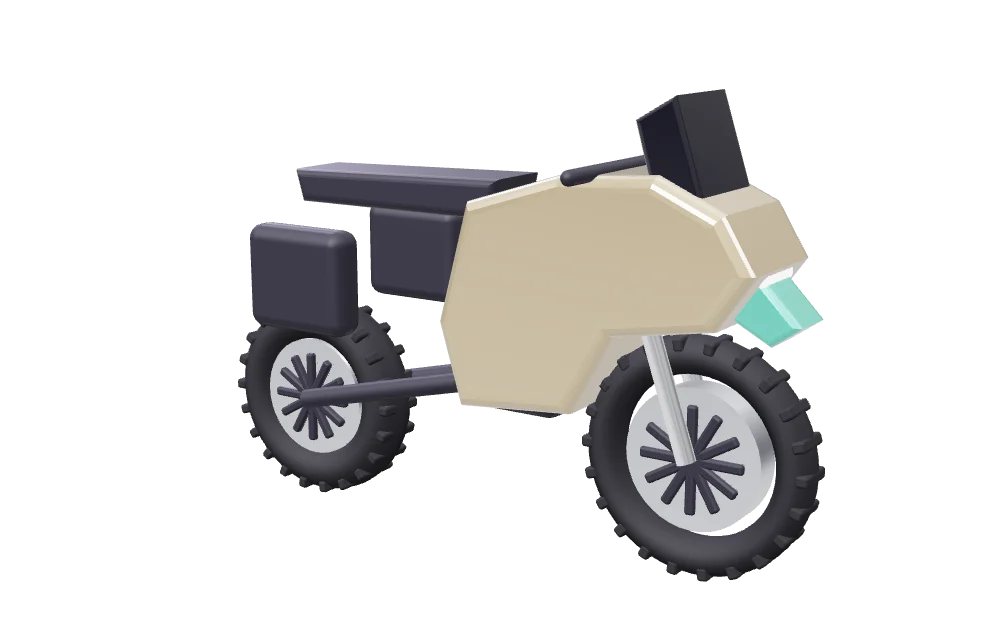
#> input picture apps/mobile/assets/images/vehicles/adventure-beige.webp, 1000 x 625 px, given in place of Body_5_baseColor.png, which was not available
$ python paint.py ../../../apps/mobile/assets/images/vehicles ../../../apps/mobile/assets/images/vehicles/adventure-black.webp
#> lines starting #> are read from the running program, lines starting #| are printed output that depends on the picture; after the words box and inside, x2 and y2 are one past the last pixel; in counts of white or black regions, pixels touching at a corner belong together
"""Repaints the car pack's baked body textures into the app's colour palette.

Usage: python paint.py <pack dir> <out dir>   ->  <out>/<colour>/Body_N_baseColor.png
Paint is found by hue on coloured cars and by brightness on the black SUV, then re-tinted with the
original shading kept (value ratio), so panel lines and AO survive.
"""
import sys
import numpy as np
from pathlib import Path
from PIL import Image

# keep in sync with VEHICLE_COLORS in packages/core and the swatches in apps/mobile constants/vehicles.ts
COLORS = {
    'white': (236, 236, 232), 'silver': (138, 142, 150), 'graphite': (78, 82, 90), 'black': (22, 22, 26),
    'red': (170, 24, 30), 'blue': (28, 70, 160), 'green': (34, 92, 60), 'beige': (196, 176, 140),
}
# body style -> texture of its body in the pack (see PACK_BODIES in scene.js)
TEXTURES = {'sedan': 'Body_5', 'hatchback': 'Body_1', 'suv': 'Body_7', 'pickup': 'Body_4', 'van': 'Body_2', 'coupe': 'Body_6'}


def paint_mask(rgb):
    hsv = np.asarray(Image.fromarray((rgb * 255).astype(np.uint8)).convert('HSV')).astype(np.float32) / 255
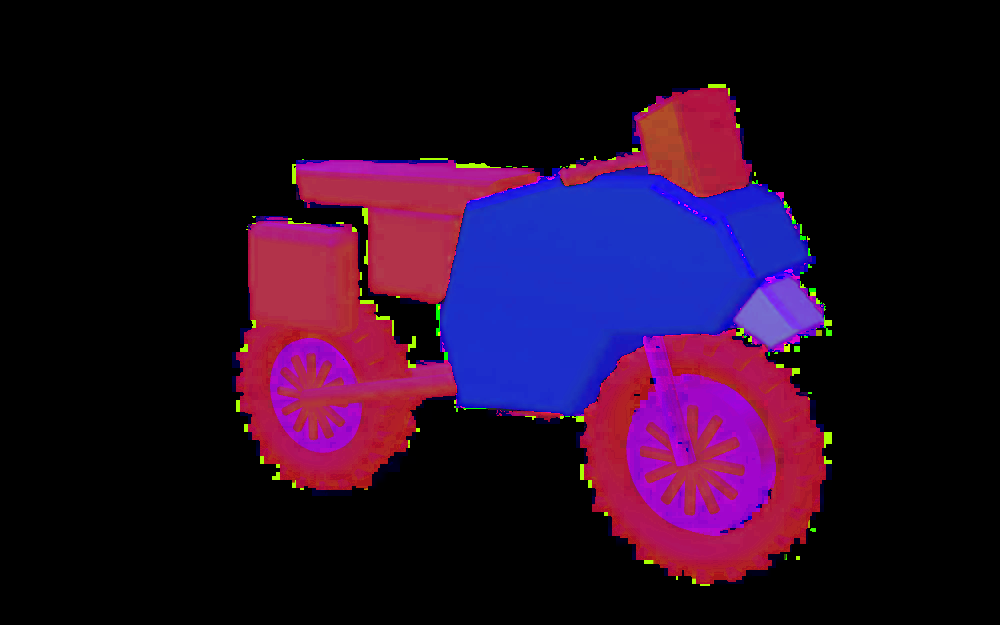
#> hsv: shape (625, 1000, 3) float32; mean R, G, B 0.139, 0.043, 0.15
    h, s, v = hsv[..., 0], hsv[..., 1], hsv[..., 2]
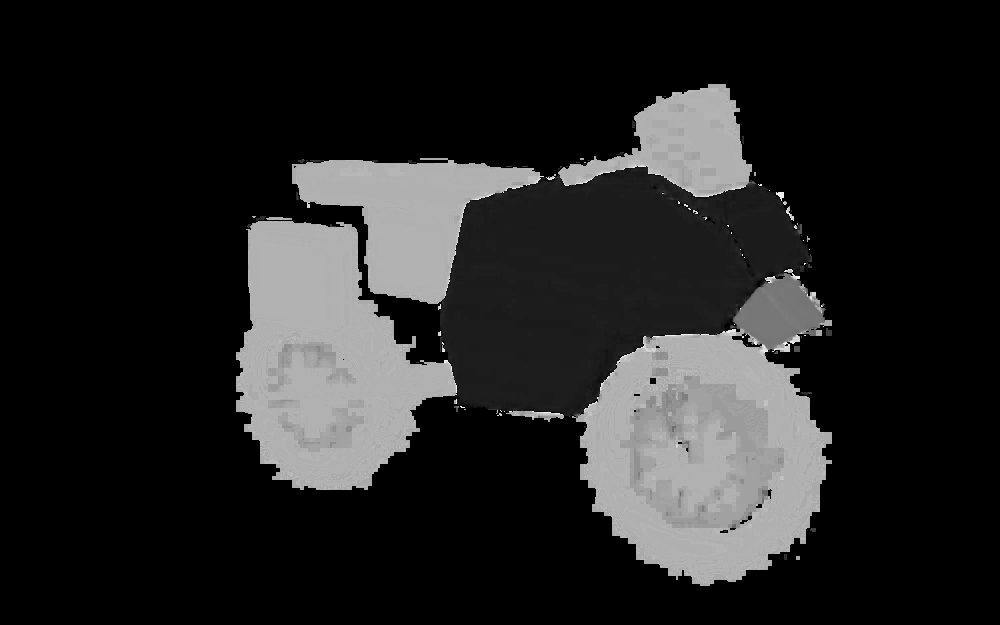
#> h: shape (625, 1000) float32; min 0, max 0.98, mean 0.139
    colored = (s > 0.35) & (v > 0.12)
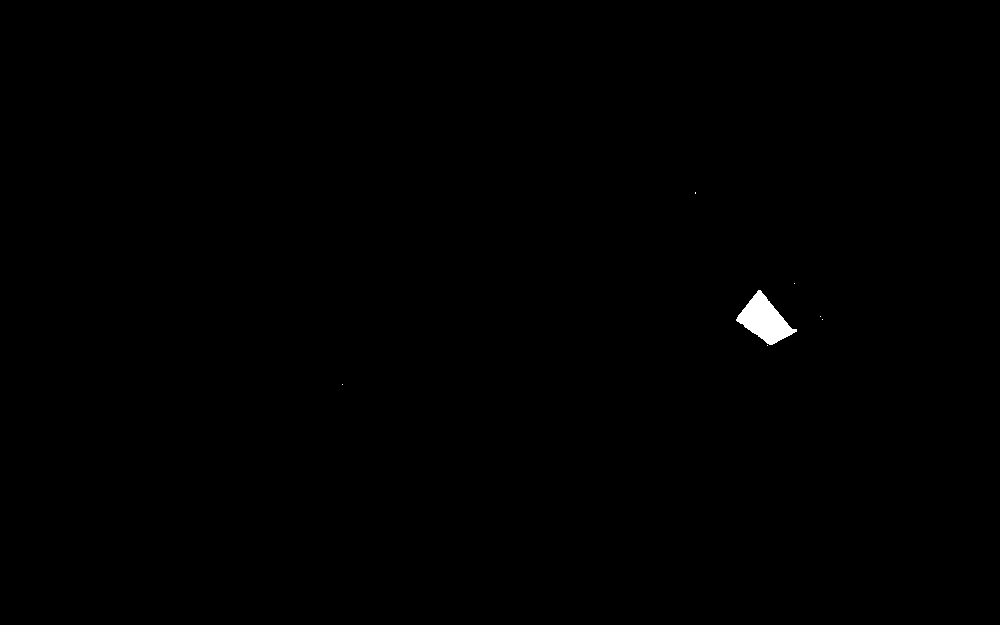
#> colored: shape (625, 1000) bool; 0.26% white; 7 white regions (6 under 20 px), largest, box (x1, y1, x2, y2) and area: (736, 290, 797, 345) 1635
    if colored.mean() > 0.05:
        hue = np.median(h[colored])
        dh = np.minimum(abs(h - hue), 1 - abs(h - hue))
        mask = np.clip((s - 0.18) / 0.2, 0, 1) * np.clip((0.09 - dh) / 0.04, 0, 1)
    else:  # neutral (black) paint: mid-dark greys, not black trim or bright chrome/lights
        # the SUV's paint sits around v=0.11, its black trim around 0.04
        mask = np.clip((v - 0.045) / 0.02, 0, 1) * np.clip((0.5 - v) / 0.1, 0, 1) * (s < 0.2)
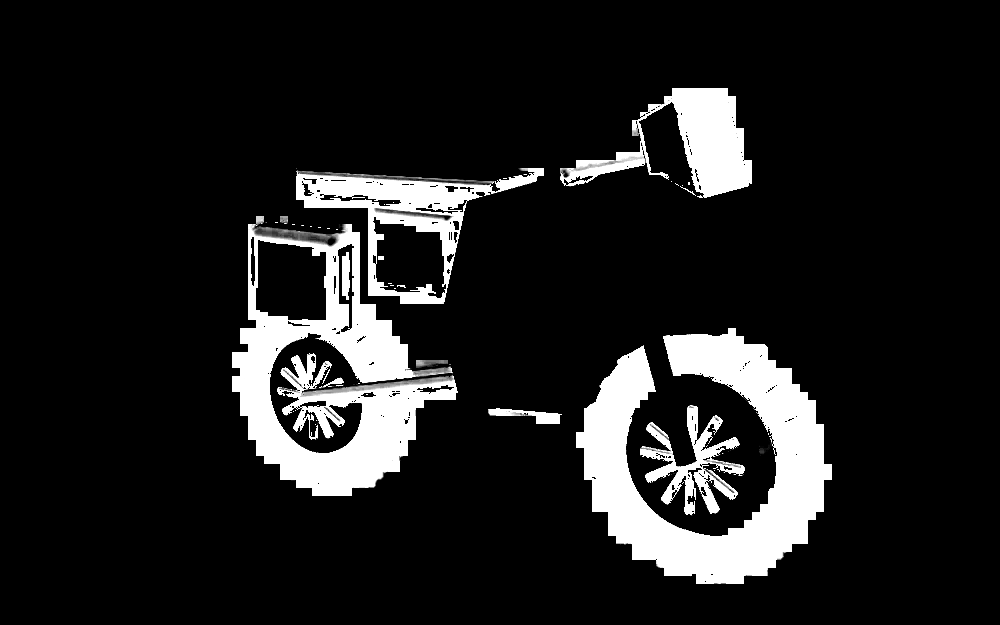
#> mask: shape (625, 1000) float32; min 0, max 1, mean 0.122
    return mask, v


def main(pack, out):
    for style, name in TEXTURES.items():
        src = np.asarray(Image.open(Path(pack) / 'textures' / f'{name}_baseColor.png').convert('RGB')).astype(np.float32) / 255
        mask, v = paint_mask(src)
        ref = np.median(v[mask > 0.5])
#> ref = 0.251
        shade = np.clip(v / ref, 0, 1.5)[..., None]
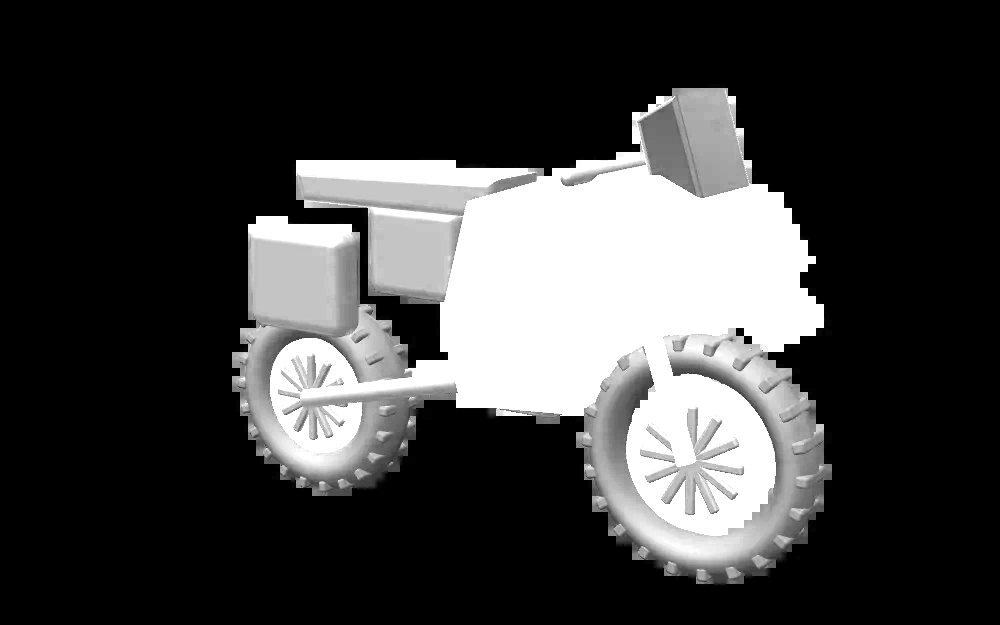
#> shade: shape (625, 1000, 1) float32; min 0, max 1.5, mean 0.367; drawn with min black and max white
        for colour, rgb in COLORS.items():
            tinted = np.clip(np.array(rgb, np.float32)[None, None] / 255 * shade, 0, 1)
            res = src * (1 - mask[..., None]) + tinted * mask[..., None]
            d = Path(out) / colour
            d.mkdir(parents=True, exist_ok=True)
            Image.fromarray((res * 255).astype(np.uint8)).save(d / f'{name}_baseColor.png')
#> this loop made 8 passes
#> pass 1, in main, `res = src * (1 - mask[..., None]) + tinted * mask[..., None]`:
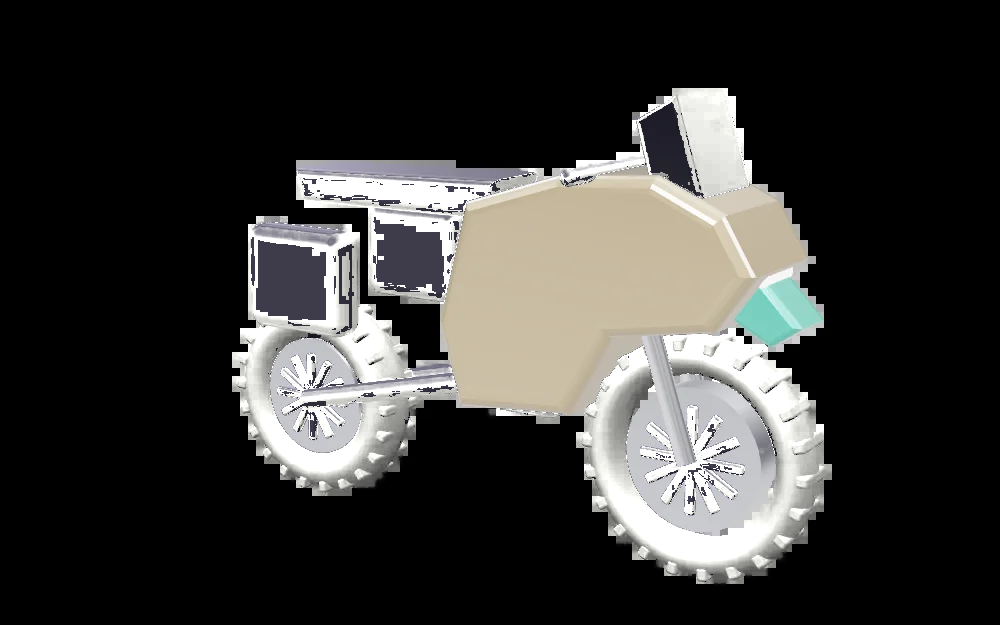
#> res: shape (625, 1000, 3) float32; mean R, G, B 0.219, 0.216, 0.208
#> pass 2, in main, `tinted = np.clip(np.array(rgb, np.float32)[None, None] / 255 * shade, ..`:
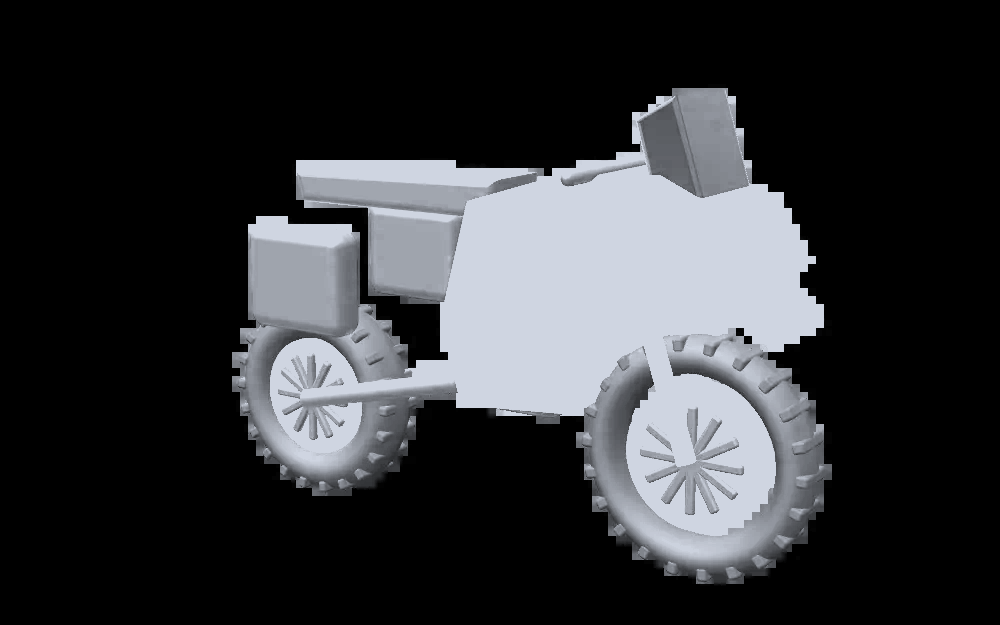
#> tinted: shape (625, 1000, 3) float32; mean of channels 0, 1, 2 0.199, 0.204, 0.216; drawn as R, G, B
        print('painted', style)
#> pass 2 of the loop in main, `for style, name in TEXTURES.items():`:
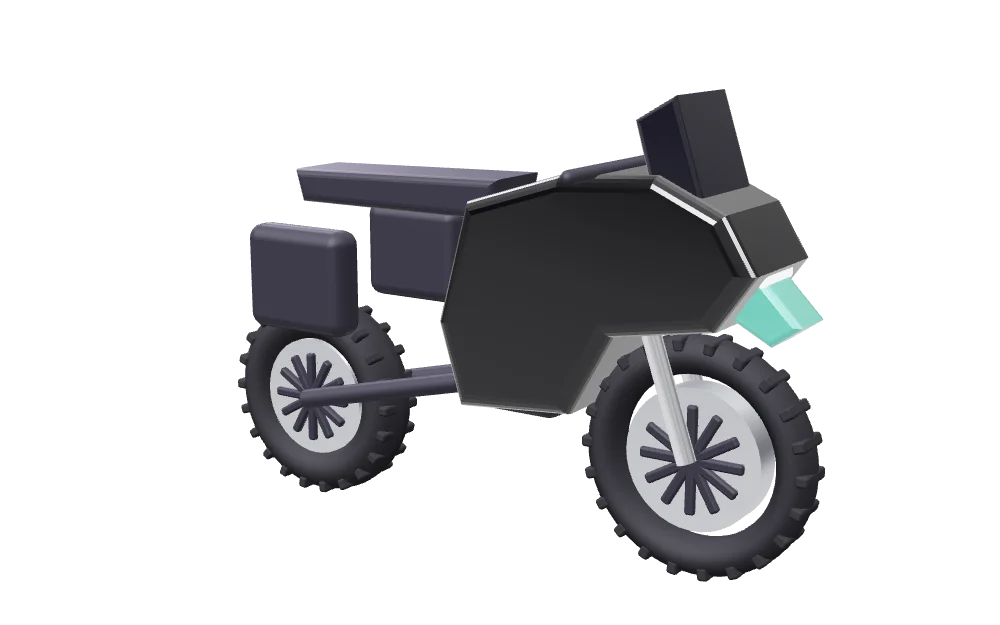
#> input picture apps/mobile/assets/images/vehicles/adventure-black.webp, 1000 x 625 px, given in place of Body_1_baseColor.png, which was not available
#> in paint_mask (call 2), `colored = (s > 0.35) & (v > 0.12)`:
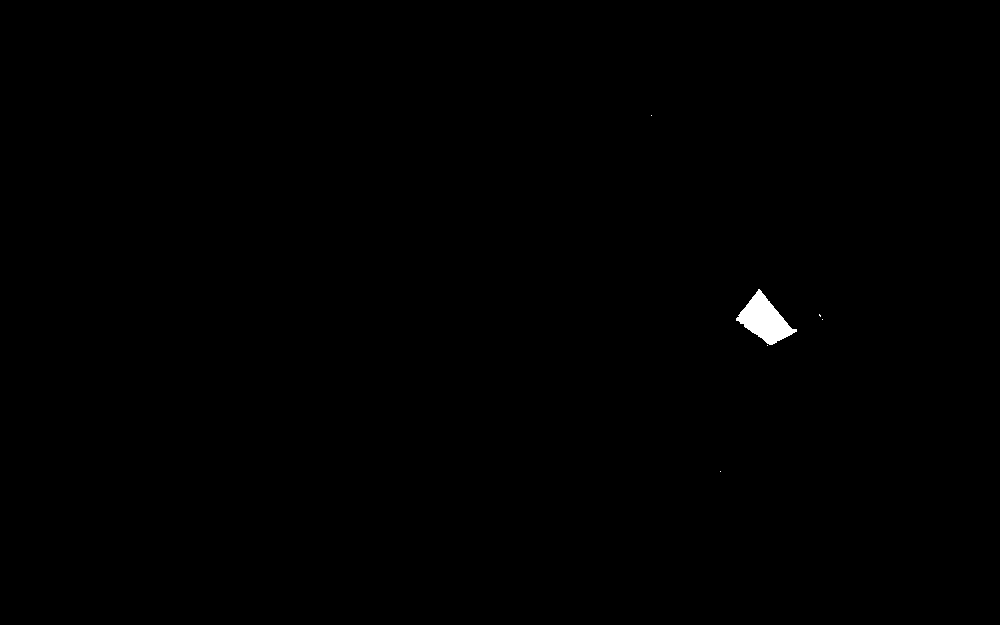
#> colored: shape (625, 1000) bool; 0.26% white; 6 white regions (5 under 20 px), largest, box (x1, y1, x2, y2) and area: (736, 289, 797, 345) 1634
#> ref = 0.22
#> the loop in main, `for colour, rgb in COLORS.items():` made 8 passes
#> pass 2, in main, `tinted = np.clip(np.array(rgb, np.float32)[None, None] / 255 * shade, ..`:
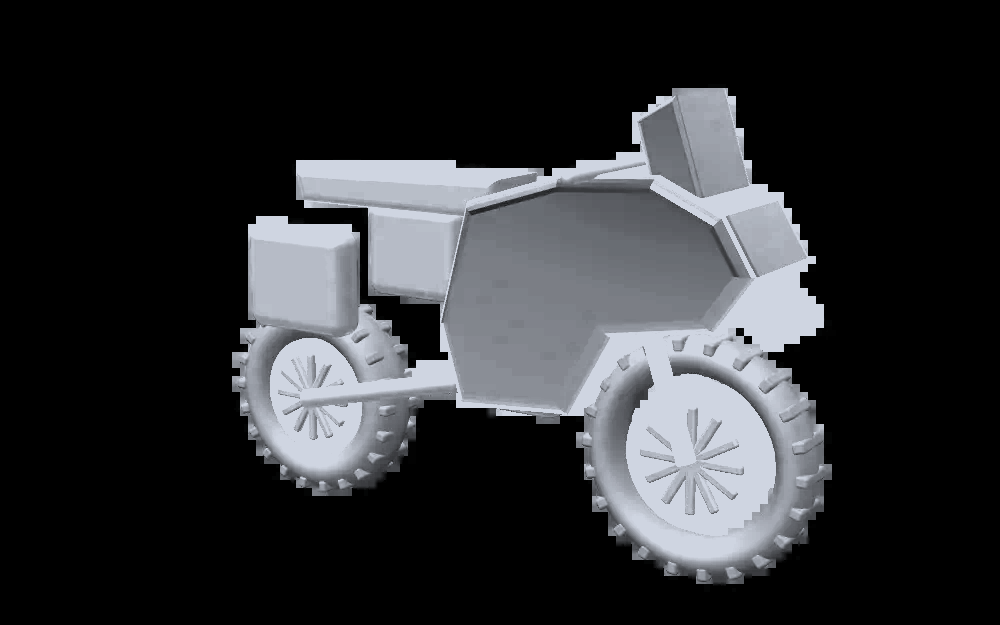
#> tinted: shape (625, 1000, 3) float32; mean of channels 0, 1, 2 0.181, 0.186, 0.196; drawn as R, G, B


if __name__ == '__main__':
#> (the run stopped early here; a loop or call above may not have finished)
